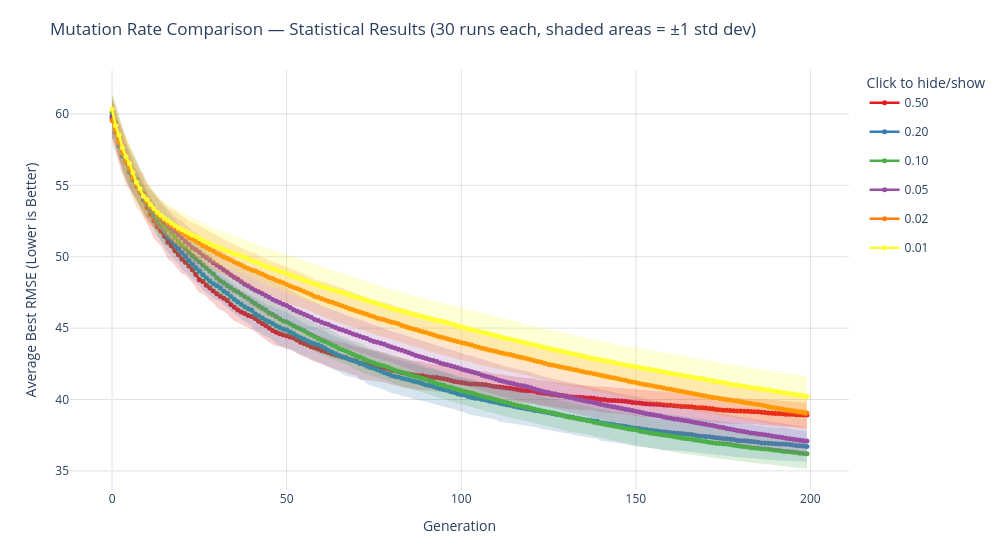

The code cell stored with this chart in its notebook:
### Code cell
mutation_rates = [
    "0.50",
    "0.20",
    "0.10",
    "0.05",
    "0.02",
    "0.01"
]

plot_statistical_comparison_interactive(
    mutation_rate_statistical_comparison,
    labels=mutation_rates,
    title="Mutation Rate Comparison — Statistical Results (30 runs each, shaded areas = ±1 std dev)",
)

### Figure 1 — Plotly figure (JSON) as saved in the notebook; plotly's stock layout.template omitted (floating-point values rounded to 4 significant figures; data arrays with more than 128 entries replaced by an {"elided": "..."} marker saying what was removed)
{"data": [{"hoverinfo": "skip", "legendgroup": "0.50", "line": {"width": 0}, "mode": "lines", "name": "0.50 std upper", "showlegend": false, "type": "scatter", "x": {"elided": "200 int values"}, "y": {"elided": "200 float values"}}, {"fill": "tonexty", "fillcolor": "rgba(228,26,28, 0.20)", "hoverinfo": "skip", "legendgroup": "0.50", "line": {"width": 0}, "mode": "lines", "name": "0.50 std band", "showlegend": false, "type": "scatter", "x": {"elided": "200 int values"}, "y": {"elided": "200 float values"}}, {"customdata": {"elided": "200x1 float values"}, "hovertemplate": "Generation: %{x}<br>Mean: %{y:.5f}<br>Std: %{customdata[0]:.5f}<extra></extra>", "legendgroup": "0.50", "line": {"color": "rgb(228,26,28)", "width": 2.5}, "marker": {"size": 5}, "mode": "lines+markers", "name": "0.50", "type": "scatter", "x": {"elided": "200 int values"}, "y": {"elided": "200 float values"}}, {"hoverinfo": "skip", "legendgroup": "0.20", "line": {"width": 0}, "mode": "lines", "name": "0.20 std upper", "showlegend": false, "type": "scatter", "x": {"elided": "200 int values"}, "y": {"elided": "200 float values"}}, {"fill": "tonexty", "fillcolor": "rgba(55,126,184, 0.20)", "hoverinfo": "skip", "legendgroup": "0.20", "line": {"width": 0}, "mode": "lines", "name": "0.20 std band", "showlegend": false, "type": "scatter", "x": {"elided": "200 int values"}, "y": {"elided": "200 float values"}}, {"customdata": {"elided": "200x1 float values"}, "hovertemplate": "Generation: %{x}<br>Mean: %{y:.5f}<br>Std: %{customdata[0]:.5f}<extra></extra>", "legendgroup": "0.20", "line": {"color": "rgb(55,126,184)", "width": 2.5}, "marker": {"size": 5}, "mode": "lines+markers", "name": "0.20", "type": "scatter", "x": {"elided": "200 int values"}, "y": {"elided": "200 float values"}}, {"hoverinfo": "skip", "legendgroup": "0.10", "line": {"width": 0}, "mode": "lines", "name": "0.10 std upper", "showlegend": false, "type": "scatter", "x": {"elided": "200 int values"}, "y": {"elided": "200 float values"}}, {"fill": "tonexty", "fillcolor": "rgba(77,175,74, 0.20)", "hoverinfo": "skip", "legendgroup": "0.10", "line": {"width": 0}, "mode": "lines", "name": "0.10 std band", "showlegend": false, "type": "scatter", "x": {"elided": "200 int values"}, "y": {"elided": "200 float values"}}, {"customdata": {"elided": "200x1 float values"}, "hovertemplate": "Generation: %{x}<br>Mean: %{y:.5f}<br>Std: %{customdata[0]:.5f}<extra></extra>", "legendgroup": "0.10", "line": {"color": "rgb(77,175,74)", "width": 2.5}, "marker": {"size": 5}, "mode": "lines+markers", "name": "0.10", "type": "scatter", "x": {"elided": "200 int values"}, "y": {"elided": "200 float values"}}, {"hoverinfo": "skip", "legendgroup": "0.05", "line": {"width": 0}, "mode": "lines", "name": "0.05 std upper", "showlegend": false, "type": "scatter", "x": {"elided": "200 int values"}, "y": {"elided": "200 float values"}}, {"fill": "tonexty", "fillcolor": "rgba(152,78,163, 0.20)", "hoverinfo": "skip", "legendgroup": "0.05", "line": {"width": 0}, "mode": "lines", "name": "0.05 std band", "showlegend": false, "type": "scatter", "x": {"elided": "200 int values"}, "y": {"elided": "200 float values"}}, {"customdata": {"elided": "200x1 float values"}, "hovertemplate": "Generation: %{x}<br>Mean: %{y:.5f}<br>Std: %{customdata[0]:.5f}<extra></extra>", "legendgroup": "0.05", "line": {"color": "rgb(152,78,163)", "width": 2.5}, "marker": {"size": 5}, "mode": "lines+markers", "name": "0.05", "type": "scatter", "x": {"elided": "200 int values"}, "y": {"elided": "200 float values"}}, {"hoverinfo": "skip", "legendgroup": "0.02", "line": {"width": 0}, "mode": "lines", "name": "0.02 std upper", "showlegend": false, "type": "scatter", "x": {"elided": "200 int values"}, "y": {"elided": "200 float values"}}, {"fill": "tonexty", "fillcolor": "rgba(255,127,0, 0.20)", "hoverinfo": "skip", "legendgroup": "0.02", "line": {"width": 0}, "mode": "lines", "name": "0.02 std band", "showlegend": false, "type": "scatter", "x": {"elided": "200 int values"}, "y": {"elided": "200 float values"}}, {"customdata": {"elided": "200x1 float values"}, "hovertemplate": "Generation: %{x}<br>Mean: %{y:.5f}<br>Std: %{customdata[0]:.5f}<extra></extra>", "legendgroup": "0.02", "line": {"color": "rgb(255,127,0)", "width": 2.5}, "marker": {"size": 5}, "mode": "lines+markers", "name": "0.02", "type": "scatter", "x": {"elided": "200 int values"}, "y": {"elided": "200 float values"}}, {"hoverinfo": "skip", "legendgroup": "0.01", "line": {"width": 0}, "mode": "lines", "name": "0.01 std upper", "showlegend": false, "type": "scatter", "x": {"elided": "200 int values"}, "y": {"elided": "200 float values"}}, {"fill": "tonexty", "fillcolor": "rgba(255,255,51, 0.20)", "hoverinfo": "skip", "legendgroup": "0.01", "line": {"width": 0}, "mode": "lines", "name": "0.01 std band", "showlegend": false, "type": "scatter", "x": {"elided": "200 int values"}, "y": {"elided": "200 float values"}}, {"customdata": {"elided": "200x1 float values"}, "hovertemplate": "Generation: %{x}<br>Mean: %{y:.5f}<br>Std: %{customdata[0]:.5f}<extra></extra>", "legendgroup": "0.01", "line": {"color": "rgb(255,255,51)", "width": 2.5}, "marker": {"size": 5}, "mode": "lines+markers", "name": "0.01", "type": "scatter", "x": {"elided": "200 int values"}, "y": {"elided": "200 float values"}}], "layout": {"height": 550, "hovermode": "x unified", "legend": {"itemclick": "toggle", "itemdoubleclick": "toggleothers", "title": {"text": "Click to hide/show"}}, "margin": {"b": 60, "l": 70, "r": 30, "t": 70}, "title": {"text": "Mutation Rate Comparison — Statistical Results (30 runs each, shaded areas = ±1 std dev)"}, "width": 1000, "xaxis": {"gridcolor": "rgba(0,0,0,0.12)", "showgrid": true, "title": {"text": "Generation"}}, "yaxis": {"gridcolor": "rgba(0,0,0,0.12)", "showgrid": true, "title": {"text": "Average Best RMSE (Lower is Better)"}}}}
